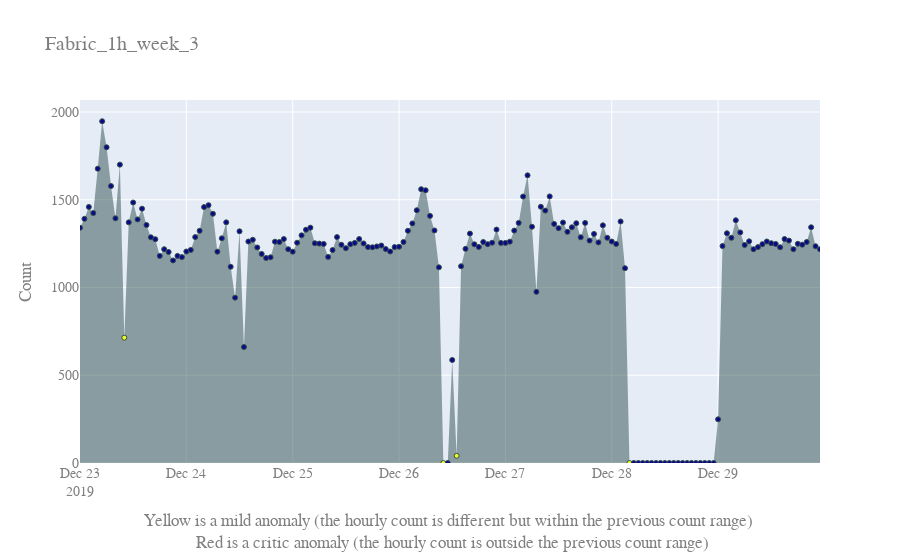
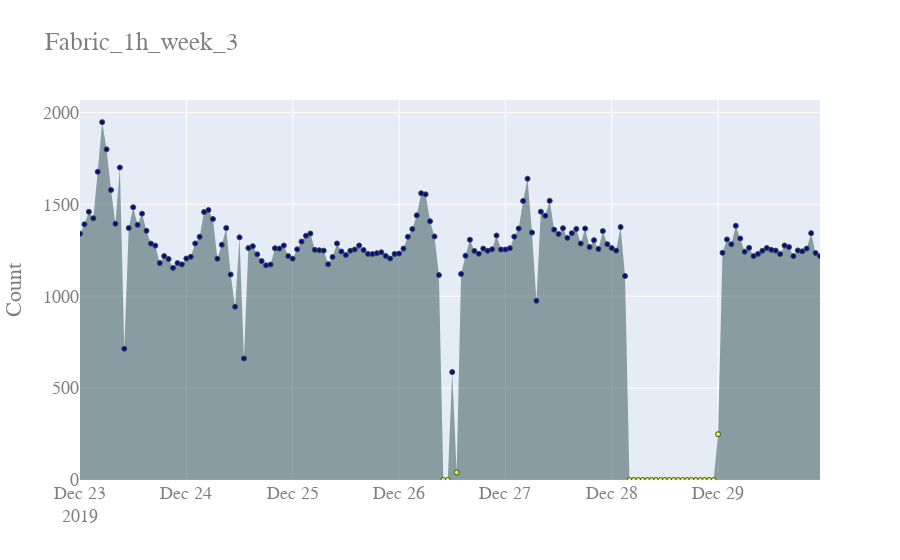

Notebook source saved alongside these figures, in order:
### Code cell
logmind_1h = "C:/Users/aelri/PycharmProjects/logmind/Elasticsearch_output/logmind_1h_fabric"
df_fabric_hr = read_data(logmind_1h, "h")

data_ = pd.DataFrame(df_fabric_hr.reset_index())
interval_len = [g for n, g in data_.groupby(pd.Grouper(key='Date', freq='W'))]

data_train = interval_len[0]
data_final = interval_len[1]


df_train = data_train.set_index("Date")
data_final = data_final.set_index("Date")
AD_model = AutoregressionAD(n_steps=2, step_size=1, c=5)
AD_model.fit(df_train.Count)
anomalies = AD_model.predict(data_final.Count)
anomalies = anomalies.fillna(0)
data_final["AD_norm"] = list(anomalies)
ls_model = LevelShiftAD(c=10, side='both', window=1)
ls_model.fit(df_train.Count)
anomalies_ls = ls_model.predict(data_final.Count)
anomalies_ls = anomalies_ls.fillna(0)

anomalies_agg = AndAggregator().aggregate(
        {"AutoRegression": anomalies,
         "level_shift": anomalies_ls})
anomaly_temp_ = pd.Series(list(anomalies_agg * 1))
    
nonzero_no = (anomaly_temp_ != 0).sum(axis=0)
all_no = data_final.shape[0]
fraction = nonzero_no/all_no
print(fraction)
if fraction > 0.120 and fraction < 0.146:
    ls_model = LevelShiftAD(c=30, side='both', window=1)
    ls_model.fit(df_train.Count)
    anomalies_ls = ls_model.predict(data_final.Count)
    anomalies_ls = anomalies_ls.fillna(0)

    anomalies_agg = AndAggregator().aggregate(
            {"AutoRegression": anomalies,
             "level_shift": anomalies_ls})
    
    data_final["anomalies_agg"]  = list(anomalies_agg * 1)
    
elif fraction > 0.146 and fraction < 0.2:
    ls_model = LevelShiftAD(c=40, side='both', window=1)
    ls_model.fit(df_train.Count)
    anomalies_ls = ls_model.predict(data_final.Count)
    anomalies_ls = anomalies_ls.fillna(0)

    anomalies_agg = AndAggregator().aggregate(
            {"AutoRegression": anomalies,
             "level_shift": anomalies_ls})
    
    data_final["anomalies_agg"] = list(anomalies_agg * 1)
    
elif fraction > 0.2:
    ls_model = LevelShiftAD(c=60, side='both', window=1)
    ls_model.fit(df_train.Count)
    anomalies_ls = ls_model.predict(data_final.Count)
    anomalies_ls = anomalies_ls.fillna(0)

    anomalies_agg = AndAggregator().aggregate(
            {"AutoRegression": anomalies,
             "level_shift": anomalies_ls})
    
    data_final["anomalies_agg"] = list(anomalies_agg * 1)
        
else:
    ls_model = LevelShiftAD(c=10, side='both', window=1)
    ls_model.fit(df_train.Count)
    anomalies_ls = ls_model.predict(data_final.Count)
    anomalies_ls = anomalies_ls.fillna(0)

    anomalies_agg = AndAggregator().aggregate(
        {"AutoRegression": anomalies,
         "level_shift": anomalies_ls})

    data_final["anomalies_agg"] = list(anomalies_agg * 1)
    
#print(list(data_final["anomalies_agg"]))
data_final["anomalies_agg_f"] = data_final["anomalies_agg"]


data_final = data_final.reset_index()


data_final["test_det"] = 0
for i in range(0, len(data_final["Count"])):
    med_ = data_train.Count.median()
    std_ = data_train.Count.std()
    tot_p = med_ + 3*std_
    tot_n = med_ - 3*std_
    if data_final.iloc[i, data_final.columns.get_loc('Count')]  > tot_p or  data_final.iloc[i, data_final.columns.get_loc('Count')] < tot_n:
        data_final.iloc[i, data_final.columns.get_loc('test_det')] = 1
    else:
        data_final.iloc[i, data_final.columns.get_loc('test_det')] = 0
        

for i in range(0, len(data_final["anomalies_agg_f"])):
    if data_final.iloc[i, data_final.columns.get_loc('anomalies_agg')] == 1:
        if data_final.iloc[i, data_final.columns.get_loc('Count')] < 500 and data_final.iloc[i, data_final.columns.get_loc('Count')]>200 :
            data_final.iloc[i, data_final.columns.get_loc('anomalies_agg_f')] = 0
            

for i in range(0, len(data_final["anomalies_agg_f"])):
    if data_final.iloc[i, data_final.columns.get_loc('AD_norm')] == 1:
        med_ = data_train.Count.median()
        if data_final.iloc[i, data_final.columns.get_loc('Count')]  < 1000 and med_ > 500:
            data_final.iloc[i, data_final.columns.get_loc('anomalies_agg_f')] = 2

fig = go.Figure()
fig.add_trace(go.Scatter(x=data_final.Date, y=data_final.Count,
                             fill='tozeroy',
                             mode='markers'
                             )
                  )
fig.update_traces(marker=dict(size=5,
                                  line=dict(width=1, color='DarkSlateGrey'),
                                  color=data_final["anomalies_agg_f"]
                                  #colorscale=[[0, 'green'], [0.5, 'yellow'], [1.0, 'red']]
                                  )
                      )

fig.update_layout(
        title="Fabric_1h_week_%s" % 3,
        yaxis_title="Count",
        xaxis_title="Yellow is a mild anomaly (the hourly count is different but within the previous count range) <br> Red is a critic anomaly (the hourly count is outside the previous count range)",
        font=dict(
            family="Courier New, monospace",
            size=14,
            color="#7f7f7f"
        )
    )
fig.show()

fig = go.Figure()
fig.add_trace(go.Scatter(x=data_final.Date, y=data_final.Count,
                             fill='tozeroy',
                             mode='markers'
                             )
                  )
fig.update_traces(marker=dict(size=5,
                                  line=dict(width=1, color='DarkSlateGrey'),
                                  color=data_final["test_det"]
                                  )
                      )

fig.update_layout(
        title="Fabric_1h_week_%s" % 3,
        yaxis_title="Count",
        font=dict(
            family="Courier New, monospace",
            size=18,
            color="#7f7f7f"
        )
    )
fig.show()

### Figure 1 — Plotly figure (JSON) as saved in the notebook; plotly's stock layout.template omitted (floating-point values rounded to 4 significant figures; data arrays with more than 128 entries replaced by an {"elided": "..."} marker saying what was removed)
{"data": [{"fill": "tozeroy", "marker": {"color": {"elided": "168 int values"}, "line": {"color": "DarkSlateGrey", "width": 1}, "size": 5}, "mode": "markers", "type": "scatter", "x": {"elided": "168 str values"}, "y": {"elided": "168 int values"}}], "layout": {"font": {"color": "#7f7f7f", "family": "Courier New, monospace", "size": 14}, "title": {"text": "Fabric_1h_week_3"}, "xaxis": {"title": {"text": "Yellow is a mild anomaly (the hourly count is different but within the previous count range) <br> Red is a critic anomaly (the hourly count is outside the previous count range)"}}, "yaxis": {"title": {"text": "Count"}}}}

### Figure 2 — Plotly figure (JSON) as saved in the notebook; plotly's stock layout.template omitted (floating-point values rounded to 4 significant figures; data arrays with more than 128 entries replaced by an {"elided": "..."} marker saying what was removed)
{"data": [{"fill": "tozeroy", "marker": {"color": {"elided": "168 int values"}, "line": {"color": "DarkSlateGrey", "width": 1}, "size": 5}, "mode": "markers", "type": "scatter", "x": {"elided": "168 str values"}, "y": {"elided": "168 int values"}}], "layout": {"font": {"color": "#7f7f7f", "family": "Courier New, monospace", "size": 18}, "title": {"text": "Fabric_1h_week_3"}, "yaxis": {"title": {"text": "Count"}}}}
